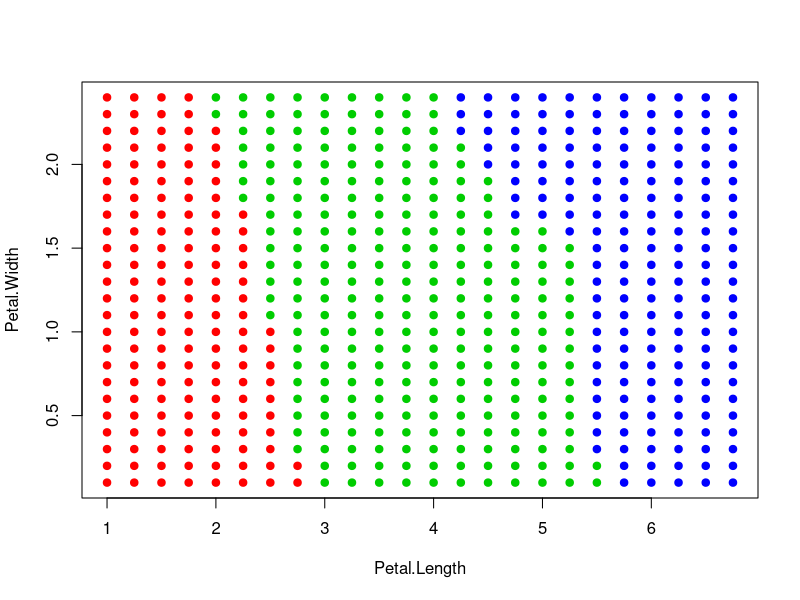

Reproduce this figure in R.
#метрика
EM <- function(u, v) {
  return(sqrt(sum((u - v) ^ 2)))
}

#линейка
ruler <- function(z, feature_matrix, metric_function = EM) {
  n <- dim(feature_matrix)[2]
  l <- dim(feature_matrix)[1]
  distances <- matrix(NA, l, 2)
  for(i in 1:l) {
    distances[i,] <- c(i, metric_function(feature_matrix[i,1:n], z))
  }
  distances <- distances[order(distances[,2]),]
  return(distances)
}


#принимает на вход обучающую выборку(features, labels), классифицируемый объект(z),
#возвращает класс (class), к которому алго относит классифицируемый объект,
# и k - количество соседей
#upd: фьючеры и лэйблы лучше передавать вместе, чтобы они сразу сортанулись или нет:)))
kNN <- function(feature_matrix, labels, z, k) {
  distances <- ruler(z, feature_matrix)
  cnt <- c("setosa" = 0, "versicolor" = 0, "virginica" = 0)

  for (i in 1:k) {
    class <- labels[distances[i,1]]
    cnt[class] <- cnt[class] + 1
  }
return(which.max(cnt))
}

deltaX <- 0.25
deltaY <- 0.1
coords <- matrix(0, 0, 3)
index <- 1
x <- min(iris$Petal.Length)
y <- min(iris$Petal.Width)
#tmp <- matrix(0, 1, 3)
while (x <= max(iris$Petal.Length)) {
  y <- y <- min(iris$Petal.Width)
  while (y <= max(iris$Petal.Width)) {
    #tmp <- c(x, y, kNN(iris[, 3:4], iris[, 5], c(x, y), 6))
    coords <- rbind(coords, c(x, y, as.integer(kNN(iris[, 3:4], iris[, 5], c(x, y), 6))))
    y <- y + deltaY
  }
  x <- x + deltaX
}
#coords
colors <- c("setosa" = "red", "versicolor" = "green3", "virginica" = "blue")
plot(coords, pch = 21, bg = colors[coords[,3]], col = colors[coords[,3]], xlab = "Petal.Length", ylab = "Petal.Width")
